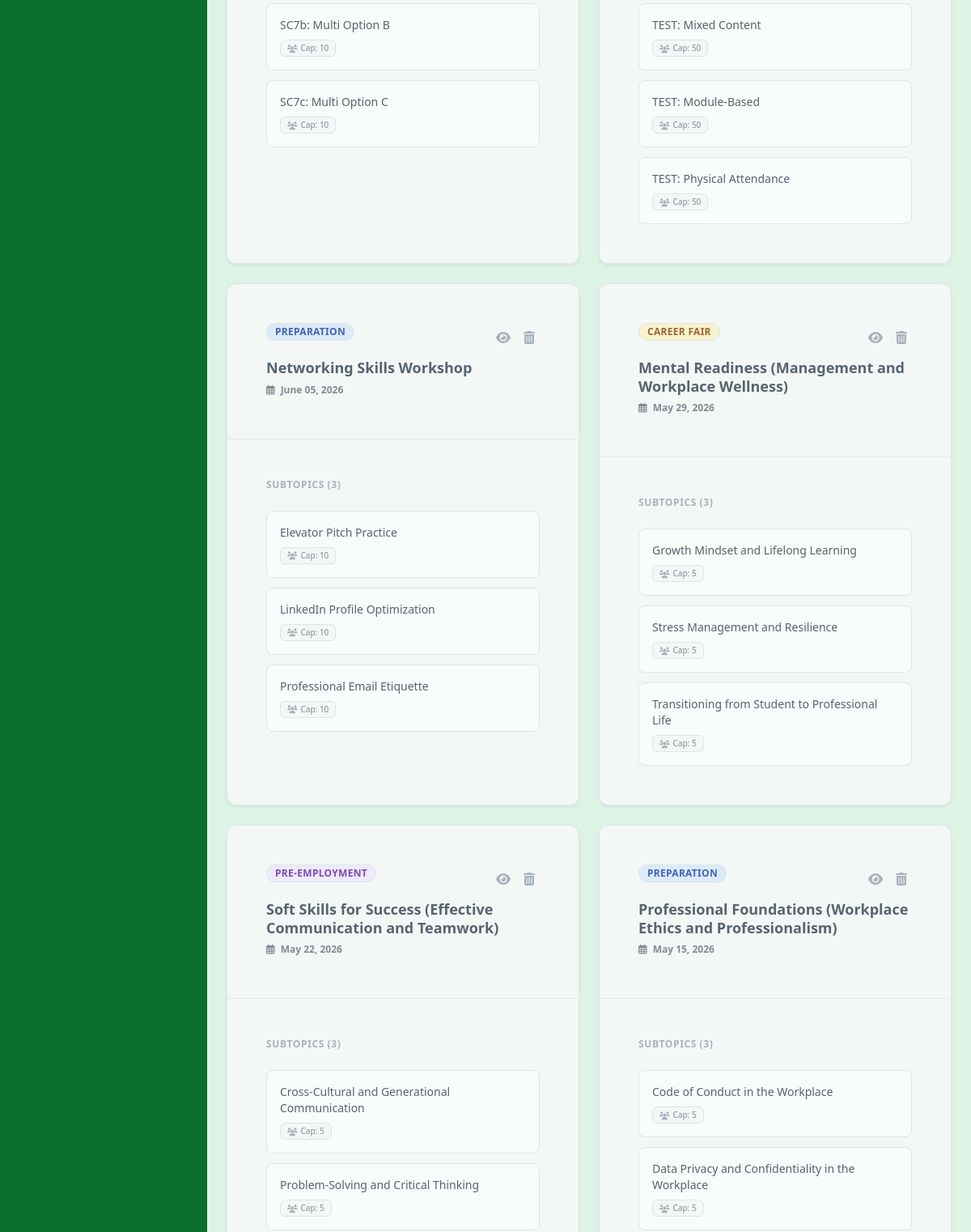
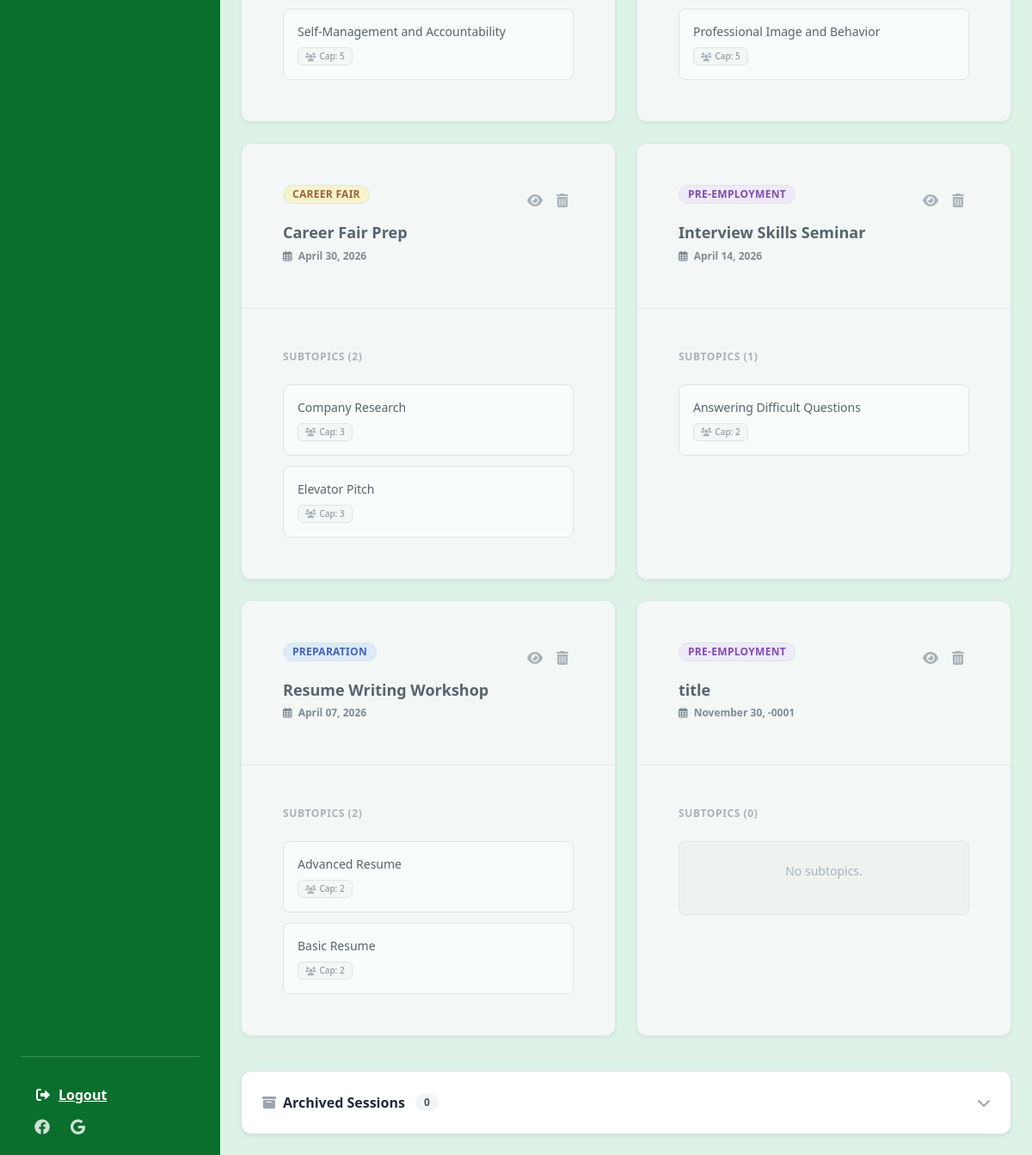
Before: /staff/subtopics.php (signed in, lower part) with the older database file (2 pictures, top to bottom).
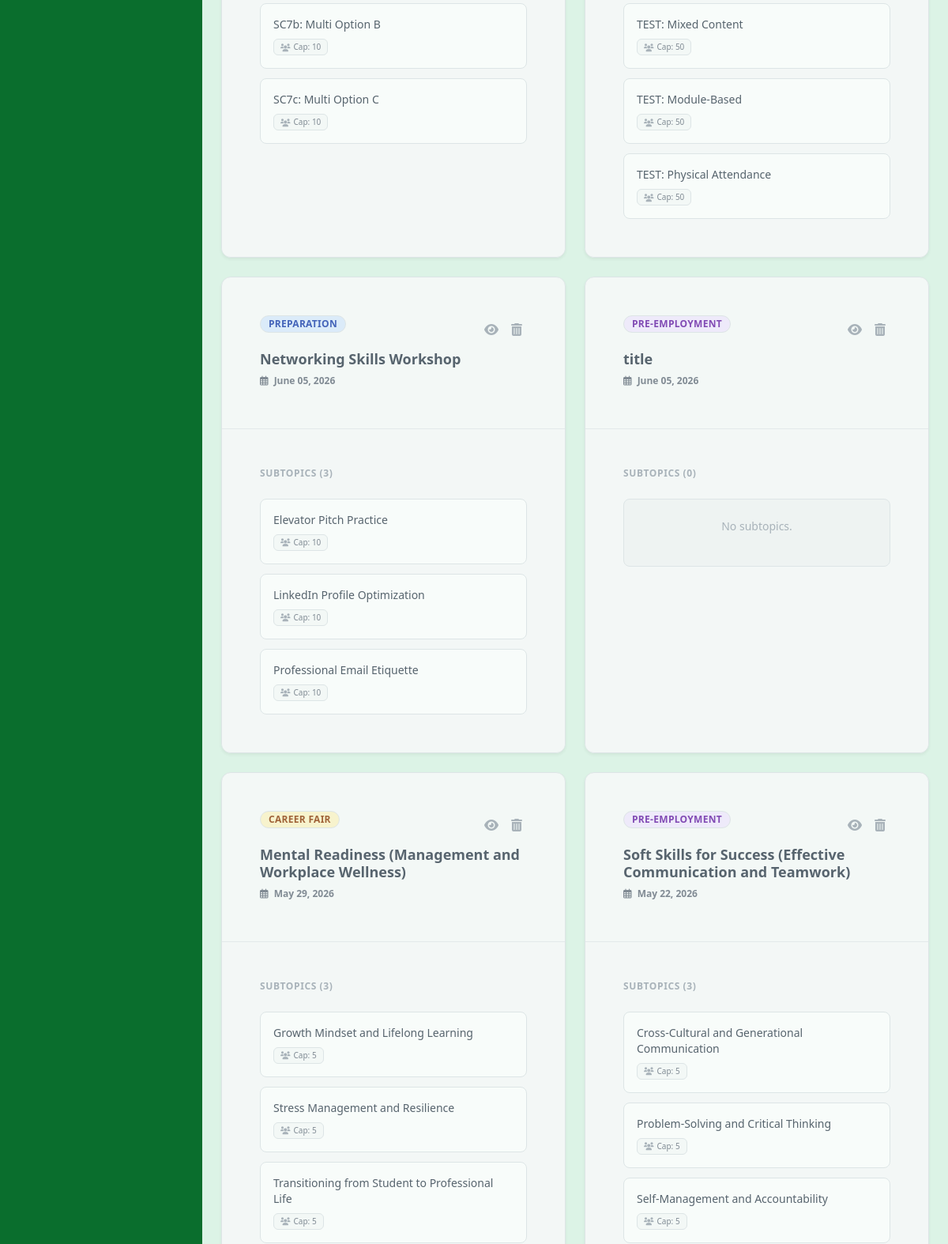
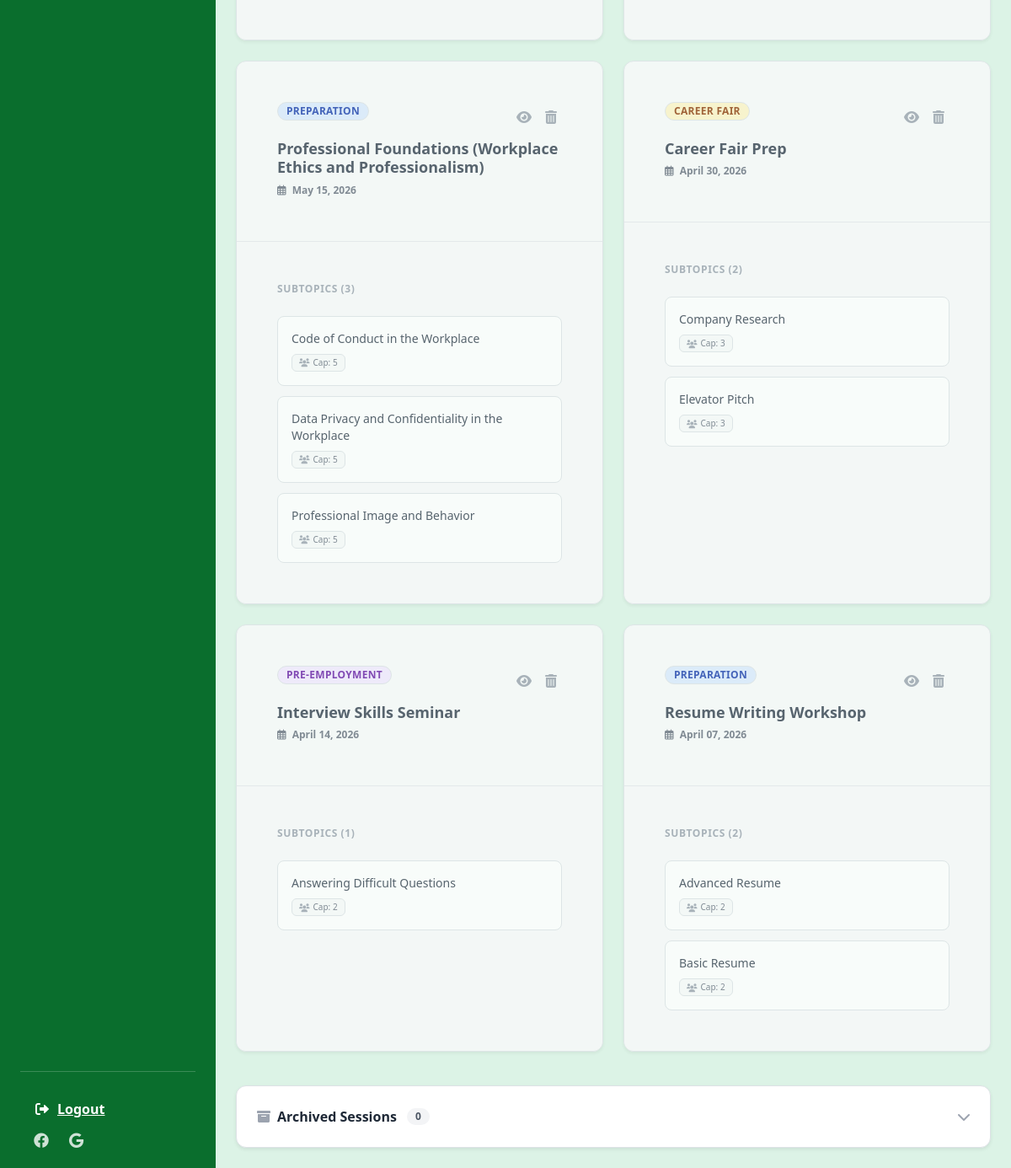
After: the same page with the newer database file (2 pictures, top to bottom).
### tables this page shows
CREATE TABLE `subtopics` (
  `subtopic_id` int(11) NOT NULL AUTO_INCREMENT,
  `session_id` int(11) NOT NULL,
  `title` varchar(100) NOT NULL,
  `description` text DEFAULT NULL,
  `capacity` int(11) DEFAULT 30,
  `deadline` datetime DEFAULT NULL,
  `subtopic_date` date DEFAULT NULL,
  `subtopic_start_time` time DEFAULT NULL,
  `subtopic_end_time` time DEFAULT NULL,
  `subtopic_proctor` varchar(100) DEFAULT NULL,
  `subtopic_location` varchar(200) DEFAULT NULL,
  `is_required` tinyint(1) DEFAULT 0,
  `required_for` text DEFAULT NULL,
  `visible_for` text DEFAULT NULL,
  `visible_courses` text DEFAULT NULL,
  `required_courses` text DEFAULT NULL,
  `is_deleted` tinyint(1) DEFAULT 0,
  `attendance_type` enum('physical','module') DEFAULT 'physical',
  PRIMARY KEY (`subtopic_id`),
  KEY `session_id` (`session_id`),
  CONSTRAINT `subtopics_ibfk_1` FOREIGN KEY (`session_id`) REFERENCES `sessions` (`session_id`) ON DELETE CASCADE
);

CREATE TABLE `sessions` (
  `session_id` int(11) NOT NULL AUTO_INCREMENT,
  `title` varchar(100) NOT NULL,
  `phase` enum('Preparation','Pre-Employment','Career Fair') NOT NULL,
  `date` date NOT NULL,
  `start_time` time NOT NULL,
  `end_time` time NOT NULL,
  `description` text DEFAULT NULL,
  `created_by` int(11) NOT NULL,
  `proctor` varchar(100) DEFAULT 'TBA',
  `location` varchar(200) DEFAULT 'TBA',
  `is_deleted` tinyint(1) DEFAULT 0,
  `allow_multiple` tinyint(1) NOT NULL DEFAULT 0,
  PRIMARY KEY (`session_id`),
  KEY `created_by` (`created_by`),
  KEY `phase` (`phase`),
  CONSTRAINT `sessions_ibfk_1` FOREIGN KEY (`created_by`) REFERENCES `users` (`user_id`)
);

### includes/auth.php (called while the page is built, shortened)
<?php
function isAdmin() {
    return isset($_SESSION['staff_role']) && in_array($_SESSION['staff_role'], ['admin', 'superadmin']);
}
function isViewer() {
    $role = $_SESSION['staff_role'] ?? 'viewer';
    return $role === 'viewer' || $role === '' || $role === null;
}
?>

### staff/subtopics.php (the view, shortened to what the changed rows need)
<?php
require_once __DIR__ . '/../includes/auth.php';
$today = date('Y-m-d');
$stmt_past = $pdo->prepare("
    SELECT s.*, (SELECT COUNT(*) FROM subtopics WHERE session_id = s.session_id AND is_deleted = 0) as subtopic_count
    FROM sessions s
    WHERE s.is_deleted = 0 AND s.date < ?
    ORDER BY s.date DESC
");
$stmt_past->execute([$today]);
$past_sessions = $stmt_past->fetchAll();
?>
<!DOCTYPE html>
<html lang="en" class="h-full">
<head>
    <link rel="stylesheet" href="../assets/css/tailwind.css">
    <link rel="stylesheet" href="https://cdnjs.cloudflare.com/ajax/libs/font-awesome/6.0.0/css/all.min.css">
    <link href="https://cdn.jsdelivr.net/npm/bootstrap@5.3.0/dist/css/bootstrap.min.css" rel="stylesheet">
</head>
<body class="bg-[#dcf3e6] font-sans h-screen flex flex-col md:flex-row">
    <div class="flex-1 flex flex-col overflow-hidden w-full">
        <main class="flex-1 p-4 md:p-8 overflow-y-auto no-scrollbar">
            <div class="grid grid-cols-1 lg:grid-cols-2 xl:grid-cols-3 gap-6 mb-10 opacity-80 hover:opacity-100 transition-opacity">
                <?php foreach ($past_sessions as $session): ?>
                    <?php
                    $stmt_sub = $pdo->prepare("SELECT * FROM subtopics WHERE session_id = ? AND is_deleted = 0 ORDER BY title");
                    $stmt_sub->execute([$session['session_id']]);
                    $subtopics = $stmt_sub->fetchAll();
                    $phaseColors = [
                        'Preparation' => 'bg-blue-100 text-blue-800 border-blue-200',
                        'Pre-Employment' => 'bg-purple-100 text-purple-800 border-purple-200',
                        'Career Fair' => 'bg-amber-100 text-amber-800 border-amber-200'
                    ];
                    $phaseClass = $phaseColors[$session['phase']] ?? 'bg-gray-100 text-gray-800 border-gray-200';
                    ?>
                    <div class="bg-gray-50 rounded-xl shadow-sm border border-gray-200 overflow-hidden flex flex-col h-full hover:shadow-md transition-shadow">
                        <div class="p-5 border-b border-gray-200 bg-gray-100/50">
                            <div class="flex justify-between items-start mb-2">
                                <span class="inline-flex items-center px-2.5 py-0.5 rounded-full text-xs font-bold uppercase tracking-wide border <?= $phaseClass ?>"><?= htmlspecialchars($session['phase']) ?></span>
                                <div class="flex gap-1">
                                    <?php if (!isViewer() && (isAdmin() || $session['created_by'] == $_SESSION['user_id'])): ?>
                                        <button class="view-session text-gray-400 hover:text-green-600 p-1.5 rounded-md hover:bg-green-50 transition-colors" data-id="<?= $session['session_id'] ?>" title="View session"><i class="fas fa-eye"></i></button>
                                        <button class="delete-session text-gray-400 hover:text-red-600 p-1.5 rounded-md hover:bg-red-50 transition-colors" data-id="<?= $session['session_id'] ?>" title="Archive"><i class="fas fa-trash-alt"></i></button>
                                    <?php endif; ?>
                                </div>
                            </div>
                            <h3 class="text-lg font-bold text-gray-700 leading-tight"><?= htmlspecialchars($session['title']) ?></h3>
                            <div class="text-xs font-bold text-gray-500 mt-2 mb-1"><i class="far fa-calendar-alt mr-1"></i> <?= date('F d, Y', strtotime($session['date'])) ?></div>
                        </div>
                        <div class="p-5 flex-1 bg-gray-50/50">
                            <div class="flex items-center justify-between mb-3">
                                <h4 class="text-xs font-bold text-gray-400 uppercase tracking-wider">Subtopics (<?= count($subtopics) ?>)</h4>
                            </div>
                            <?php if (empty($subtopics)): ?>
                                <div class="text-center py-6 text-gray-400 bg-gray-100 rounded-lg border border-dashed border-gray-200"><p class="text-sm">No subtopics.</p></div>
                            <?php else: ?>
                                <div class="space-y-3">
                                    <?php foreach ($subtopics as $sub): ?>
                                        <div class="bg-white rounded-lg p-3 border border-gray-200 flex items-start justify-between gap-3">
                                            <div>
                                                <div class="font-medium text-gray-700 text-sm"><?= htmlspecialchars($sub['title']) ?></div>
                                                <div class="flex flex-wrap gap-2 mt-2">
                                                    <span class="inline-flex items-center px-2 py-0.5 rounded text-[10px] font-medium bg-gray-50 border border-gray-200 text-gray-500"><i class="fas fa-users mr-1 text-gray-400"></i> Cap: <?= $sub['capacity'] ?></span>
                                                </div>
                                            </div>
                                        </div>
                                    <?php endforeach; ?>
                                </div>
                            <?php endif; ?>
                        </div>
                    </div>
                <?php endforeach; ?>
            </div>
        </main>
    </div>
</body>
</html>

Changed rows visible on the page:
changed sessions "title": date "November 30, -0001" → "June 05, 2026"; moves up the list
